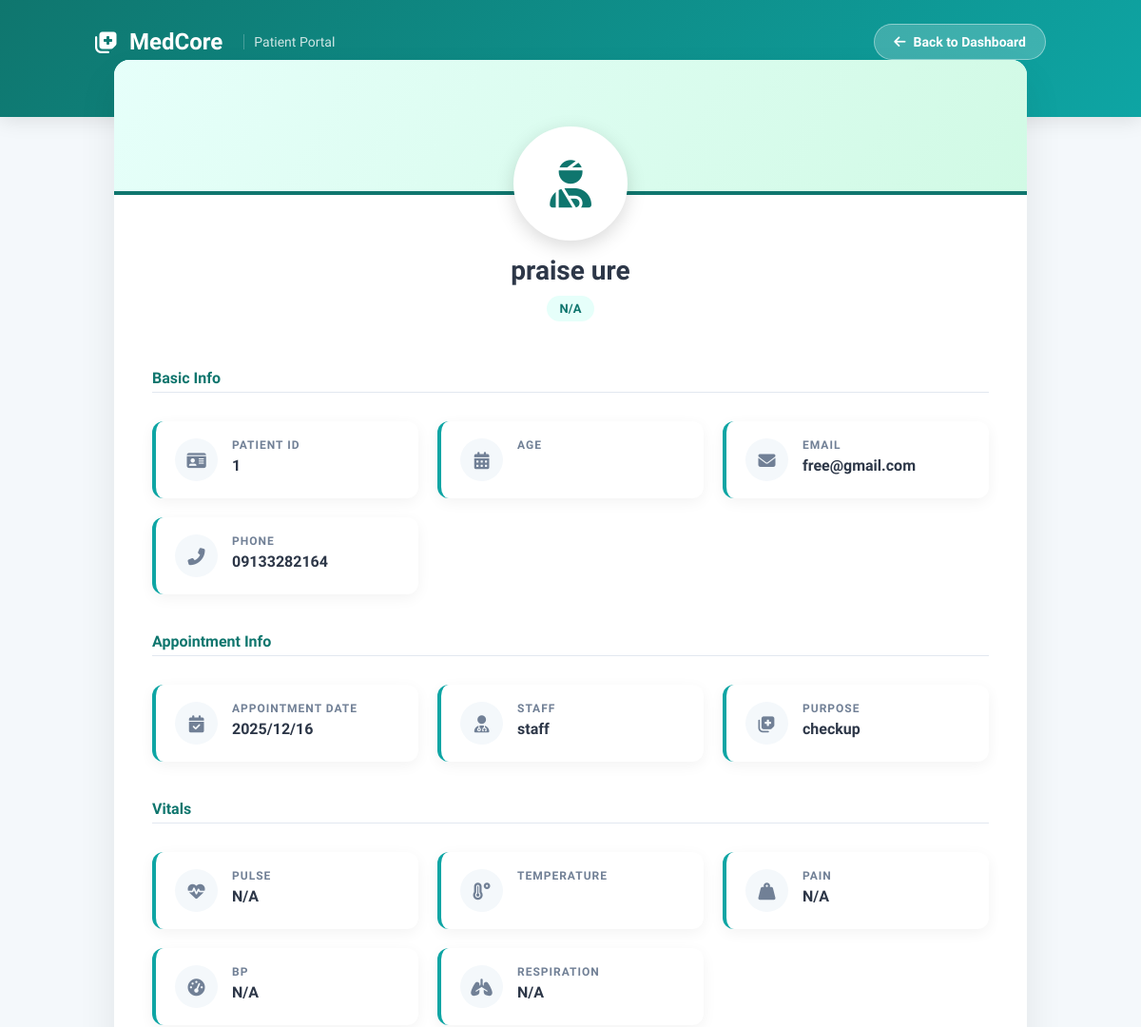
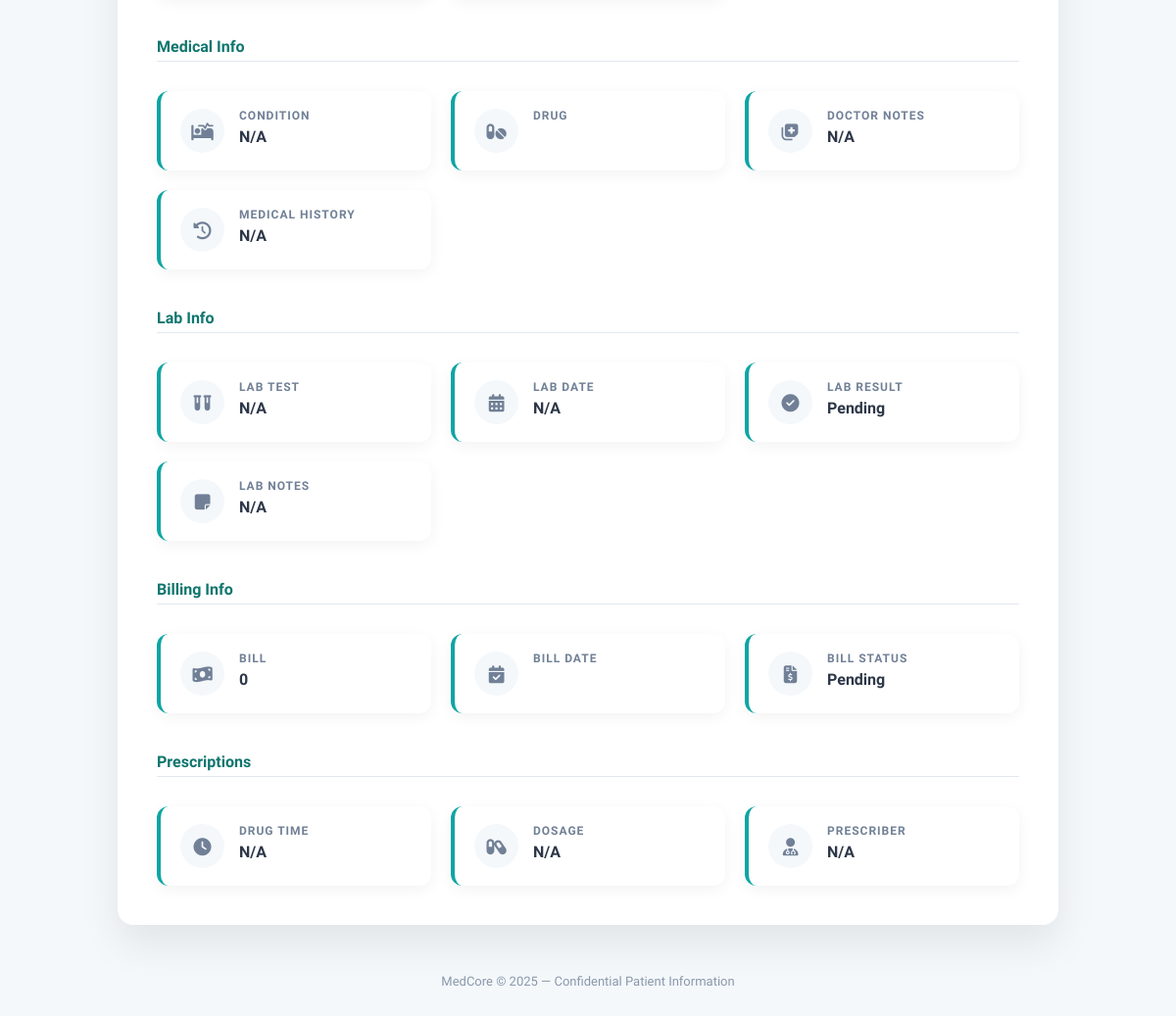
The app's page /patient_dashboard/ (signed in) with its own data (2 pictures, top to bottom).
### new/models.py (models this page shows)
class Patient(models.Model):
    user = models.ForeignKey(Hospital, on_delete=models.CASCADE, null=True)
    appointmentdate = models.CharField(blank=False, null=False, default="2025/12/16")
    appointmentstaff = models.CharField(blank=False, null=False, default="staff")
    appointmentpurpose = models.CharField(blank=False, null=False, default="checkup")
    name = models.TextField(blank=False, null=False)
    Age = models.IntegerField(blank=False, null=False, default=0)
    condition = models.TextField(blank=False, null=False, default="N/A")
    drug = models.TextField(blank=False, null=False, default="N/A")
    vitalpulse = models.CharField(blank=False, null=False, default="N/A")
    vitaltemp = models.CharField(blank=False, null=False, default="N/A")
    vitalpain = models.CharField(blank=False, null=False, default="N/A")
    vitalbp = models.CharField(blank=False, null=False, default="N/A")
    vitalresp = models.CharField(blank=False, null=False, default="N/A")
    inputin = models.CharField(blank=False, null=False, default="0")
    inputout = models.CharField(blank=False, null=False, default="0")
    waterbalance = models.CharField(blank=False, null=False, default="0")
    docnotes = models.CharField(blank=False, null=False, default="N/A")
    status = models.CharField(blank=False, null=False, default="N/A")
    bill = models.CharField(blank=False, null=False, default="0")
    labtest = models.CharField(blank=False, null=False, default="N/A")
    labdate = models.CharField(blank=False, null=False, default="N/A")
    labresult = models.CharField(blank=False, null=False, default="Pending")
    labnotes = models.CharField(blank=False, null=False, default="N/A")
    medhistory = models.TextField(blank=False, null=False, default="N/A")
    appointment = models.TextField(blank=False, null=False, default="N/A")
    email = models.EmailField(unique=True, blank=False, null=False, default="user@example.com")
    phonenumber = models.CharField(max_length=12, default="0000000000")
    password = models.CharField(blank=False, null=False, default="password")
    datebill = models.CharField(blank=False, null=False, default="N/A")
    billstatus = models.CharField(blank=False, null=False, default="Pending")
    drugtime = models.CharField(blank=False, null=False, default="N/A")
    dosage = models.CharField(blank=False, null=False, default="N/A")
    prescriber = models.TextField(blank=False, null=False, default="N/A")

### new/views.py (the view)
# urls.py: path("patient_dashboard/",views.patientDashboard,name="patientDashboard"),
def patientDashboard(request):
    patient_id=request.session.get("patient")
    if patient_id==None:
        return redirect("patientLogin")
    patient = Patient.objects.filter(id=patient_id).first()
    context={
        "patient":patient
    }
    return render(request,"patientDashboard.html",context)

### new/templates/patientDashboard.html (shortened to what this page needs)
<!DOCTYPE html>
<html lang="en">
<head>
<link rel="stylesheet" href="https://cdnjs.cloudflare.com/ajax/libs/font-awesome/6.4.0/css/all.min.css">
</head>
<body>
<header>
    <div class="header-content">
        <div class="logo-area">
            <i class="fas fa-notes-medical" style="font-size: 24px;"></i>
            <div>
                <h1>MedCore</h1>
            </div>
            <span>Patient Portal</span>
        </div>
        <a href="{% url 'home' %}" class="back-btn">
            <i class="fas fa-arrow-left"></i> Back to Dashboard
        </a>
    </div>
</header>
<div class="container">
    <div class="profile-card">
        <div class="profile-content">
            <div class="profile-header-section">
                <div class="avatar-placeholder">
                    <i class="fas fa-user-injured"></i>
                </div>
                <div class="title-block">
                    <h2>{{ patient.name }}</h2>
                    <span class="badge">{{ patient.status }}</span>
                </div>
            </div>
            <div class="info-grid">
                <div class="section-title">Basic Info</div>
                <div class="info-item"><div class="info-icon"><i class="fas fa-id-card"></i></div>
                    <div><div class="info-label">Patient ID</div><div class="info-value">{{ patient.id }}</div></div>
                </div>
                <div class="info-item"><div class="info-icon"><i class="fas fa-calendar-alt"></i></div>
                    <div><div class="info-label">Age</div><div class="info-value">{{ patient.age }}</div></div>
                </div>
                <div class="info-item"><div class="info-icon"><i class="fas fa-envelope"></i></div>
                    <div><div class="info-label">Email</div><div class="info-value">{{ patient.email }}</div></div>
                </div>
                <div class="info-item"><div class="info-icon"><i class="fas fa-phone-alt"></i></div>
                    <div><div class="info-label">Phone</div><div class="info-value">{{ patient.phonenumber }}</div></div>
                </div>
                <div class="section-title">Appointment Info</div>
                <div class="info-item"><div class="info-icon"><i class="fas fa-calendar-check"></i></div>
                    <div><div class="info-label">Appointment Date</div><div class="info-value">{{ patient.appointmentdate }}</div></div>
                </div>
                <div class="info-item"><div class="info-icon"><i class="fas fa-user-md"></i></div>
                    <div><div class="info-label">Staff</div><div class="info-value">{{ patient.appointmentstaff }}</div></div>
                </div>
                <div class="info-item"><div class="info-icon"><i class="fas fa-notes-medical"></i></div>
                    <div><div class="info-label">Purpose</div><div class="info-value">{{ patient.appointmentpurpose }}</div></div>
                </div>
                <div class="section-title">Vitals</div>
                <div class="info-item"><div class="info-icon"><i class="fas fa-heartbeat"></i></div>
                    <div><div class="info-label">Pulse</div><div class="info-value">{{ patient.vitalpulse }}</div></div>
                </div>
                <div class="info-item"><div class="info-icon"><i class="fas fa-temperature-high"></i></div>
                    <div><div class="info-label">Temperature</div><div class="info-value">{{ patient.Vitaltemp }}</div></div>
                </div>
                <div class="info-item"><div class="info-icon"><i class="fas fa-weight-hanging"></i></div>
                    <div><div class="info-label">Pain</div><div class="info-value">{{ patient.vitalpain }}</div></div>
                </div>
                <div class="info-item"><div class="info-icon"><i class="fas fa-tachometer-alt"></i></div>
                    <div><div class="info-label">BP</div><div class="info-value">{{ patient.vitalbp }}</div></div>
                </div>
                <div class="info-item"><div class="info-icon"><i class="fas fa-lungs"></i></div>
                    <div><div class="info-label">Respiration</div><div class="info-value">{{ patient.vitalresp }}</div></div>
                </div>
                <div class="section-title">Medical Info</div>
                <div class="info-item"><div class="info-icon"><i class="fas fa-procedures"></i></div>
                    <div><div class="info-label">Condition</div><div class="info-value">{{ patient.condition }}</div></div>
                </div>
                <div class="info-item"><div class="info-icon"><i class="fas fa-pills"></i></div>
                    <div><div class="info-label">Drug</div><div class="info-value">{{ patient.Drug }}</div></div>
                </div>
                <div class="info-item"><div class="info-icon"><i class="fas fa-notes-medical"></i></div>
                    <div><div class="info-label">Doctor Notes</div><div class="info-value">{{ patient.docnotes }}</div></div>
                </div>
                <div class="info-item"><div class="info-icon"><i class="fas fa-history"></i></div>
                    <div><div class="info-label">Medical History</div><div class="info-value">{{ patient.medhistory }}</div></div>
                </div>
                <div class="section-title">Lab Info</div>
                <div class="info-item"><div class="info-icon"><i class="fas fa-vials"></i></div>
                    <div><div class="info-label">Lab Test</div><div class="info-value">{{ patient.labtest }}</div></div>
                </div>
                <div class="info-item"><div class="info-icon"><i class="fas fa-calendar-alt"></i></div>
                    <div><div class="info-label">Lab Date</div><div class="info-value">{{ patient.labdate }}</div></div>
                </div>
                <div class="info-item"><div class="info-icon"><i class="fas fa-check-circle"></i></div>
                    <div><div class="info-label">Lab Result</div><div class="info-value">{{ patient.labresult }}</div></div>
                </div>
                <div class="info-item"><div class="info-icon"><i class="fas fa-sticky-note"></i></div>
                    <div><div class="info-label">Lab Notes</div><div class="info-value">{{ patient.labnotes }}</div></div>
                </div>
                <div class="section-title">Billing Info</div>
                <div class="info-item"><div class="info-icon"><i class="fas fa-money-bill-wave"></i></div>
                    <div><div class="info-label">Bill</div><div class="info-value">{{ patient.bill }}</div></div>
                </div>
                <div class="info-item"><div class="info-icon"><i class="fas fa-calendar-check"></i></div>
                    <div><div class="info-label">Bill Date</div><div class="info-value">{{ patient.Datebill }}</div></div>
                </div>
                <div class="info-item"><div class="info-icon"><i class="fas fa-file-invoice-dollar"></i></div>
                    <div><div class="info-label">Bill Status</div><div class="info-value">{{ patient.billstatus }}</div></div>
                </div>
                <div class="section-title">Prescriptions</div>
                <div class="info-item"><div class="info-icon"><i class="fas fa-clock"></i></div>
                    <div><div class="info-label">Drug Time</div><div class="info-value">{{ patient.drugtime }}</div></div>
                </div>
                <div class="info-item"><div class="info-icon"><i class="fas fa-capsules"></i></div>
                    <div><div class="info-label">Dosage</div><div class="info-value">{{ patient.dosage }}</div></div>
                </div>
                <div class="info-item"><div class="info-icon"><i class="fas fa-user-md"></i></div>
                    <div><div class="info-label">Prescriber</div><div class="info-value">{{ patient.prescriber }}</div></div>
                </div>
            </div>
        </div>
    </div>
    <footer>
        <p>MedCore © 2025 — Confidential Patient Information</p>
    </footer>
</div>
</body>
</html>

### new/templates/patientDashboard.html (style rules this page uses)
:root { --primary: #0f766e; --primary-light: #0ea5a4; --primary-faint: #e6fffa; --bg-color: #f4f8fb; --text-dark: #2d3748; --text-gray: #718096; --white: #ffffff; --border-radius: 16px; --card-shadow: 0 20px 40px rgba(0,0,0,0.08); }
* { box-sizing: border-box; margin: 0; padding: 0; }
body { font-family: "Segoe UI", Tahoma, sans-serif; background-color: var(--bg-color); color: var(--text-dark); min-height: 100vh; }
a { text-decoration: none; }
header { background: linear-gradient(135deg, var(--primary), var(--primary-light)); color: white; padding: 25px 20px 60px; box-shadow: 0 4px 20px rgba(0,0,0,0.1); }
.header-content { max-width: 1000px; margin: 0 auto; display: flex; justify-content: space-between; align-items: center; flex-wrap: wrap; gap: 15px; }
.logo-area { display: flex; align-items: center; gap: 12px; }
.logo-area h1 { font-size: 24px; font-weight: 700; }
.logo-area span { font-size: 14px; opacity: 0.8; margin-left: 10px; border-left: 1px solid rgba(255,255,255,0.3); padding-left: 10px; }
.back-btn { background: rgba(255,255,255,0.2); color: white; padding: 10px 20px; border-radius: 50px; font-weight: 600; font-size: 14px; border: 1px solid rgba(255,255,255,0.4); display: flex; align-items: center; gap: 8px; transition: all 0.3s ease; }
.container { max-width: 1000px; margin: -60px auto 40px; padding: 0 20px; }
.profile-card { background: var(--white); border-radius: var(--border-radius); box-shadow: var(--card-shadow); overflow: hidden; animation: fadeIn 0.5s ease-out; }
.profile-content { padding: 0 40px 40px; }
.profile-header-section { display: flex; align-items: center; justify-content: center; flex-direction: column; margin-top: -70px; margin-bottom: 30px; text-align: center; position: relative; z-index: 1; }
.avatar-placeholder { width: 120px; height: 120px; border-radius: 50%; background: var(--white); border: 4px solid var(--white); box-shadow: 0 6px 20px rgba(0,0,0,0.15); display: flex; align-items: center; justify-content: center; font-size: 50px; color: var(--primary); margin-bottom: 15px; }
.title-block h2 { font-size: 28px; font-weight: 700; margin-bottom: 5px; }
.title-block .badge { display: inline-block; margin-top: 5px; padding: 6px 14px; background: var(--primary-faint); color: var(--primary); border-radius: 20px; font-size: 13px; font-weight: 600; }
.info-grid { display: grid; grid-template-columns: repeat(auto-fit, minmax(260px, 1fr)); gap: 20px; }
.section-title { grid-column: 1/-1; font-size: 16px; font-weight: 700; color: var(--primary); margin: 20px 0 10px 0; border-bottom: 1px solid #e2e8f0; padding-bottom: 5px; }
.info-item { background: #fff; border-radius: 12px; padding: 18px 20px; display: flex; align-items: flex-start; gap: 15px; box-shadow: 0 4px 15px rgba(0,0,0,0.05); transition: all 0.2s ease; border-left: 4px solid var(--primary-light); }
.info-icon { width: 45px; height: 45px; background: var(--bg-color); border-radius: 50%; display: flex; align-items: center; justify-content: center; color: var(--text-gray); font-size: 18px; flex-shrink: 0; }
.info-label { font-size: 12px; text-transform: uppercase; letter-spacing: 1px; color: var(--text-gray); font-weight: 600; margin-bottom: 5px; }
.info-value { font-size: 16px; font-weight: 600; color: var(--text-dark); word-break: break-word; }
footer { margin-top: 50px; text-align: center; font-size: 13px; color: var(--text-gray); opacity: 0.8; padding-bottom: 20px; }

### records on screen
Patient: name "praise ure", status "N/A", id "1", email "free@gmail.com", phonenumber "09133282164", appointmentdate "2025/12/16", appointmentstaff "staff", appointmentpurpose "checkup", vitalpulse "N/A", vitalpain "N/A", vitalbp "N/A", vitalresp "N/A", condition "N/A", docnotes "N/A", medhistory "N/A", labtest "N/A", labdate "N/A", labresult "Pending", labnotes "N/A", bill "0", billstatus "Pending", drugtime "N/A", dosage "N/A", prescriber "N/A"
